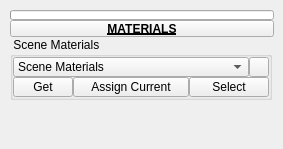
<?xml version="1.0" encoding="UTF-8"?>
<ui version="4.0">
 <class>QtUi</class>
 <widget class="QMainWindow" name="QtUi">
  <property name="enabled">
   <bool>true</bool>
  </property>
  <property name="geometry">
   <rect>
    <x>0</x>
    <y>0</y>
    <width>283</width>
    <height>149</height>
   </rect>
  </property>
  <property name="sizePolicy">
   <sizepolicy hsizetype="Fixed" vsizetype="Preferred">
    <horstretch>0</horstretch>
    <verstretch>0</verstretch>
   </sizepolicy>
  </property>
  <property name="minimumSize">
   <size>
    <width>100</width>
    <height>0</height>
   </size>
  </property>
  <property name="maximumSize">
   <size>
    <width>999</width>
    <height>999</height>
   </size>
  </property>
  <property name="windowTitle">
   <string>Toolkit</string>
  </property>
  <property name="tabShape">
   <enum>QTabWidget::Triangular</enum>
  </property>
  <property name="dockNestingEnabled">
   <bool>true</bool>
  </property>
  <property name="dockOptions">
   <set>QMainWindow::AllowNestedDocks|QMainWindow::AllowTabbedDocks|QMainWindow::AnimatedDocks|QMainWindow::ForceTabbedDocks</set>
  </property>
  <widget class="QWidget" name="mainWindow">
   <widget class="QWidget" name="layoutWidget_2">
    <property name="geometry">
     <rect>
      <x>10</x>
      <y>10</y>
      <width>264</width>
      <height>121</height>
     </rect>
    </property>
    <layout class="QGridLayout" name="gridLayout_2">
     <property name="spacing">
      <number>0</number>
     </property>
     <item row="4" column="1" colspan="2">
      <layout class="QHBoxLayout" name="horizontalLayout">
       <item>
        <layout class="QVBoxLayout" name="verticalLayout">
         <property name="spacing">
          <number>0</number>
         </property>
         <item>
          <spacer name="verticalSpacer">
           <property name="orientation">
            <enum>Qt::Vertical</enum>
           </property>
           <property name="sizeHint" stdset="0">
            <size>
             <width>20</width>
             <height>40</height>
            </size>
           </property>
          </spacer>
         </item>
        </layout>
       </item>
       <item>
        <layout class="QVBoxLayout" name="verticalLayout_2">
         <property name="spacing">
          <number>0</number>
         </property>
         <item>
          <spacer name="verticalSpacer_2">
           <property name="orientation">
            <enum>Qt::Vertical</enum>
           </property>
           <property name="sizeHint" stdset="0">
            <size>
             <width>20</width>
             <height>40</height>
            </size>
           </property>
          </spacer>
         </item>
        </layout>
       </item>
      </layout>
     </item>
     <item row="0" column="1" colspan="2">
      <widget class="TkProgressBar" name="progressBar">
       <property name="sizePolicy">
        <sizepolicy hsizetype="Ignored" vsizetype="Fixed">
         <horstretch>0</horstretch>
         <verstretch>0</verstretch>
        </sizepolicy>
       </property>
       <property name="minimumSize">
        <size>
         <width>0</width>
         <height>10</height>
        </size>
       </property>
       <property name="maximumSize">
        <size>
         <width>16777215</width>
         <height>10</height>
        </size>
       </property>
       <property name="value">
        <number>0</number>
       </property>
       <property name="textVisible">
        <bool>false</bool>
       </property>
      </widget>
     </item>
     <item row="2" column="1" rowspan="2" colspan="2">
      <widget class="QGroupBox" name="group000">
       <property name="sizePolicy">
        <sizepolicy hsizetype="Fixed" vsizetype="Fixed">
         <horstretch>0</horstretch>
         <verstretch>0</verstretch>
        </sizepolicy>
       </property>
       <property name="minimumSize">
        <size>
         <width>262</width>
         <height>0</height>
        </size>
       </property>
       <property name="maximumSize">
        <size>
         <width>262</width>
         <height>999</height>
        </size>
       </property>
       <property name="title">
        <string> Scene Materials</string>
       </property>
       <layout class="QGridLayout" name="gridLayout">
        <property name="leftMargin">
         <number>0</number>
        </property>
        <property name="topMargin">
         <number>0</number>
        </property>
        <property name="rightMargin">
         <number>0</number>
        </property>
        <property name="bottomMargin">
         <number>0</number>
        </property>
        <property name="spacing">
         <number>0</number>
        </property>
        <item row="6" column="0">
         <widget class="QPushButton" name="b002">
          <property name="enabled">
           <bool>true</bool>
          </property>
          <property name="sizePolicy">
           <sizepolicy hsizetype="Fixed" vsizetype="Fixed">
            <horstretch>0</horstretch>
            <verstretch>0</verstretch>
           </sizepolicy>
          </property>
          <property name="minimumSize">
           <size>
            <width>60</width>
            <height>20</height>
           </size>
          </property>
          <property name="maximumSize">
           <size>
            <width>60</width>
            <height>20</height>
           </size>
          </property>
          <property name="toolTip">
           <string>Set material shader ID from selection.</string>
          </property>
          <property name="text">
           <string>Get</string>
          </property>
          <property name="iconSize">
           <size>
            <width>18</width>
            <height>18</height>
           </size>
          </property>
         </widget>
        </item>
        <item row="6" column="1">
         <widget class="TkToolButton" name="tb002">
          <property name="enabled">
           <bool>true</bool>
          </property>
          <property name="minimumSize">
           <size>
            <width>116</width>
            <height>20</height>
           </size>
          </property>
          <property name="maximumSize">
           <size>
            <width>116</width>
            <height>20</height>
           </size>
          </property>
          <property name="toolTip">
           <string>Assign stored material shader ID</string>
          </property>
          <property name="text">
           <string>Assign Current</string>
          </property>
         </widget>
        </item>
        <item row="2" column="3">
         <widget class="TkToolButton" name="tb001">
          <property name="enabled">
           <bool>true</bool>
          </property>
          <property name="sizePolicy">
           <sizepolicy hsizetype="Fixed" vsizetype="Fixed">
            <horstretch>0</horstretch>
            <verstretch>0</verstretch>
           </sizepolicy>
          </property>
          <property name="minimumSize">
           <size>
            <width>20</width>
            <height>20</height>
           </size>
          </property>
          <property name="maximumSize">
           <size>
            <width>20</width>
            <height>20</height>
           </size>
          </property>
          <property name="font">
           <font>
            <pointsize>8</pointsize>
           </font>
          </property>
          <property name="toolTip">
           <string>Select all components with the same material.  
 If nothing is selected; search all geometry.</string>
          </property>
          <property name="text">
           <string/>
          </property>
          <property name="iconSize">
           <size>
            <width>16</width>
            <height>16</height>
           </size>
          </property>
         </widget>
        </item>
        <item row="2" column="0" colspan="3">
         <widget class="TkComboBox" name="cmb002">
          <property name="sizePolicy">
           <sizepolicy hsizetype="Fixed" vsizetype="Fixed">
            <horstretch>0</horstretch>
            <verstretch>0</verstretch>
           </sizepolicy>
          </property>
          <property name="minimumSize">
           <size>
            <width>233</width>
            <height>20</height>
           </size>
          </property>
          <property name="maximumSize">
           <size>
            <width>999</width>
            <height>20</height>
           </size>
          </property>
          <property name="toolTip">
           <string>Current material.</string>
          </property>
          <property name="maxVisibleItems">
           <number>40</number>
          </property>
          <property name="maxCount">
           <number>500</number>
          </property>
          <property name="sizeAdjustPolicy">
           <enum>QComboBox::AdjustToContents</enum>
          </property>
          <property name="frame">
           <bool>true</bool>
          </property>
          <item>
           <property name="text">
            <string>Scene Materials</string>
           </property>
          </item>
         </widget>
        </item>
        <item row="6" column="2" colspan="2">
         <widget class="TkToolButton" name="tb000">
          <property name="enabled">
           <bool>true</bool>
          </property>
          <property name="minimumSize">
           <size>
            <width>80</width>
            <height>20</height>
           </size>
          </property>
          <property name="maximumSize">
           <size>
            <width>999</width>
            <height>20</height>
           </size>
          </property>
          <property name="toolTip">
           <string>&lt;html&gt;&lt;head/&gt;&lt;body&gt;&lt;p&gt;Select all components with the same material. &lt;/p&gt;&lt;p&gt;If nothing is selected; search all geometry.&lt;/p&gt;&lt;/body&gt;&lt;/html&gt;</string>
          </property>
          <property name="text">
           <string>Select</string>
          </property>
          <property name="iconSize">
           <size>
            <width>16</width>
            <height>16</height>
           </size>
          </property>
         </widget>
        </item>
       </layout>
      </widget>
     </item>
     <item row="1" column="1" colspan="2">
      <widget class="TkPushButton_Draggable" name="draggable_header">
       <property name="minimumSize">
        <size>
         <width>19</width>
         <height>17</height>
        </size>
       </property>
       <property name="maximumSize">
        <size>
         <width>999</width>
         <height>17</height>
        </size>
       </property>
       <property name="font">
        <font>
         <weight>75</weight>
         <bold>true</bold>
         <underline>true</underline>
        </font>
       </property>
       <property name="text">
        <string>MATERIALS</string>
       </property>
       <property name="checkable">
        <bool>true</bool>
       </property>
      </widget>
     </item>
    </layout>
   </widget>
  </widget>
 </widget>
 <customwidgets>
  <customwidget>
   <class>TkToolButton</class>
   <extends>QToolButton</extends>
   <header>widgets.tktoolbutton.h</header>
  </customwidget>
  <customwidget>
   <class>TkPushButton_Draggable</class>
   <extends>QPushButton</extends>
   <header>widgets.tkpushbuttondraggable.h</header>
  </customwidget>
  <customwidget>
   <class>TkProgressBar</class>
   <extends>QProgressBar</extends>
   <header>widgets.tkprogressbar.h</header>
  </customwidget>
  <customwidget>
   <class>TkComboBox</class>
   <extends>QComboBox</extends>
   <header>widgets.tkcombobox.h</header>
  </customwidget>
 </customwidgets>
 <resources/>
 <connections/>
 <designerdata>
  <property name="gridDeltaX">
   <number>5</number>
  </property>
  <property name="gridDeltaY">
   <number>5</number>
  </property>
  <property name="gridSnapX">
   <bool>true</bool>
  </property>
  <property name="gridSnapY">
   <bool>true</bool>
  </property>
  <property name="gridVisible">
   <bool>true</bool>
  </property>
 </designerdata>
</ui>
